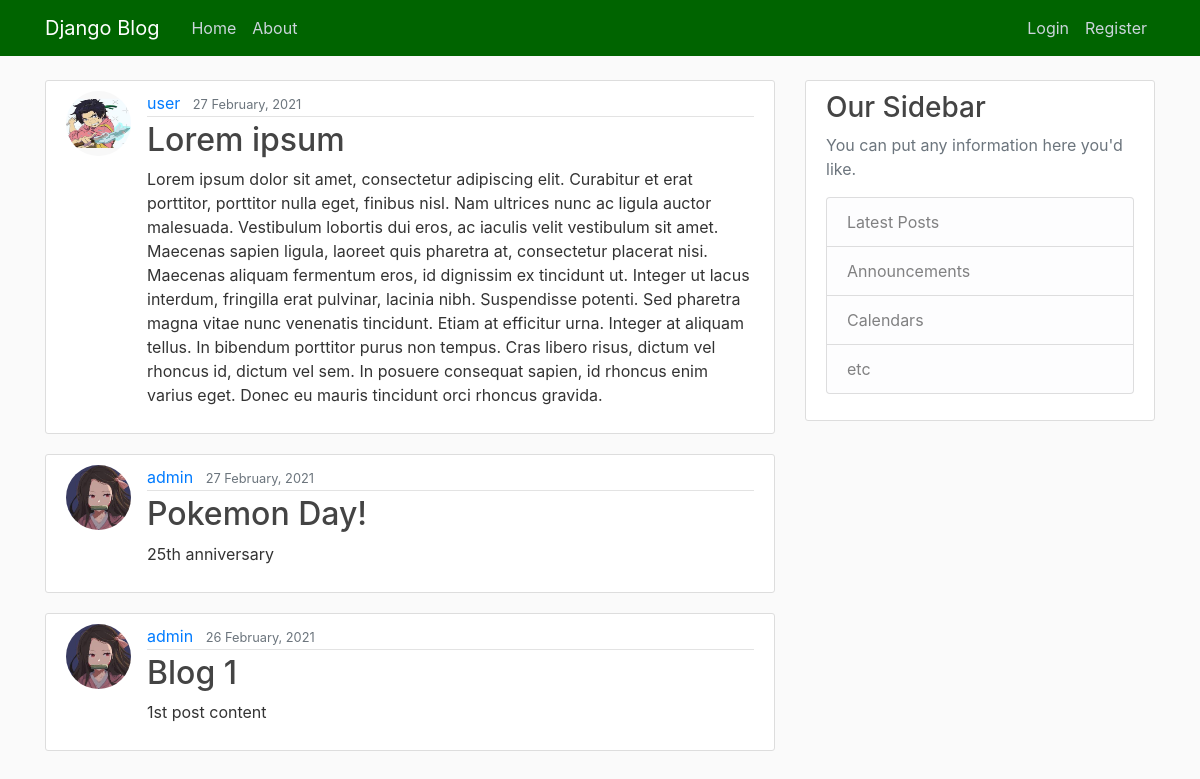
Before: / with the older database file.
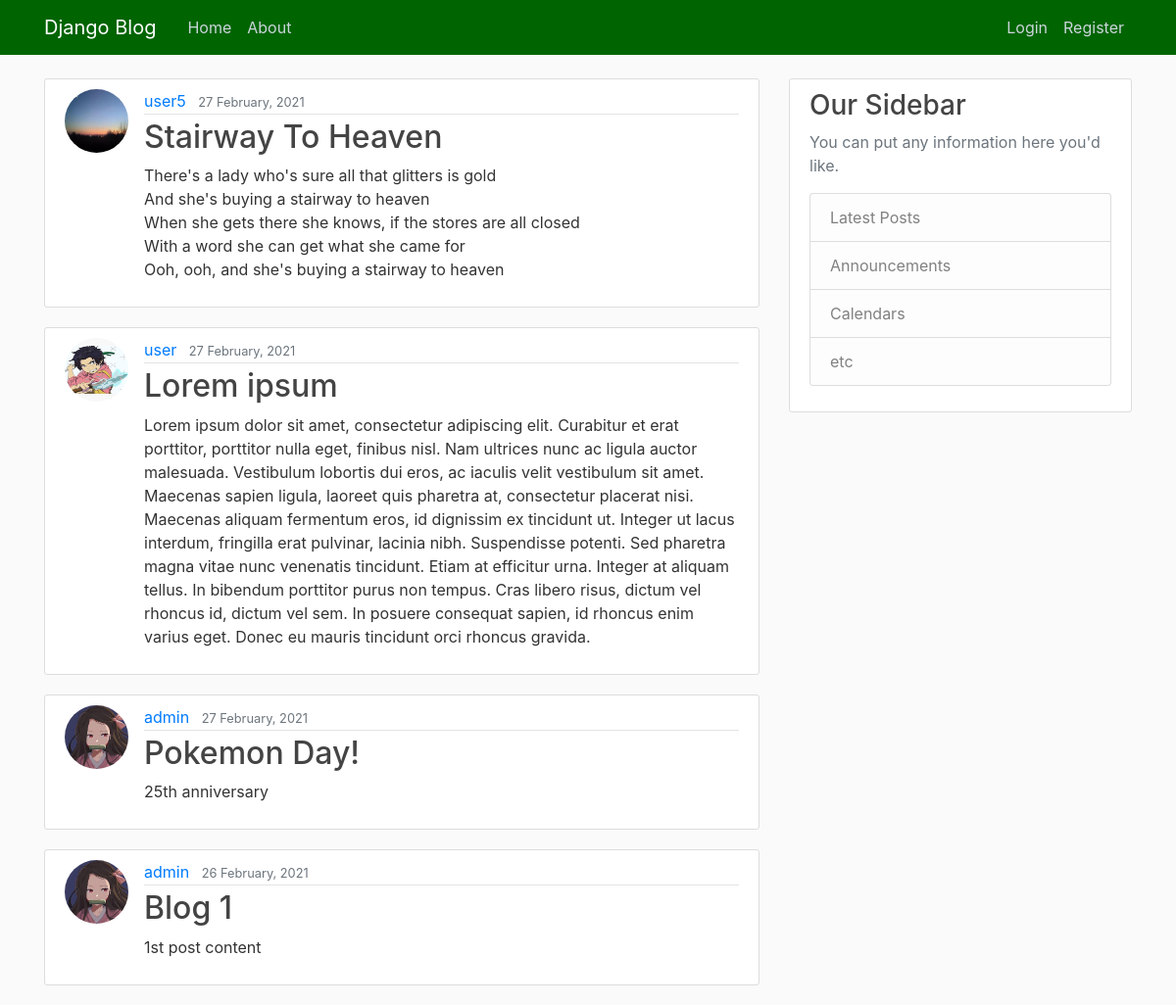
After: the same page with the newer database file.
### blog/models.py (models this page shows, shortened)
class Post(models.Model):
    title = models.CharField(max_length=100)
    content = models.TextField()
    date_posted = models.DateTimeField(default=timezone.now)
    author = models.ForeignKey(User, on_delete=models.CASCADE)

### users/models.py (models this page shows, shortened)
class Profile(models.Model):
    user = models.OneToOneField(User, on_delete=models.CASCADE)
    image = models.ImageField(default='default.jpg', upload_to='profile_pics')

### blog/views.py (the view)
# urls.py: path('', PostListView.as_view(), name='blog-home'),
class PostListView(ListView):
    model = Post
    template_name = 'blog/home.html'
    context_object_name = 'posts'
    ordering = ['-date_posted']

### blog/templates/blog/home.html
{% extends "blog/base.html" %}
{% block content %}
    {% for post in posts %}
        <article class="media content-section">
          <img class="rounded-circle article-img" src="{{ post.author.profile.image.url }}">
          <div class="media-body">
            <div class="article-metadata">
              <a class="mr-2" href="#">{{ post.author }}</a>
              <small class="text-muted">{{ post.date_posted|date:"d F, Y" }}</small>
            </div>
            <h2><a class="article-title" href="{% url 'post-detail' post.id %}">{{ post.title }}</a></h2>
            <p class="article-content">{{ post.content }}</p>
          </div>
        </article>
    {% endfor %}
{% endblock content %}

### blog/templates/blog/base.html (shortened to what this page needs)
{% load static %}
<!DOCTYPE html>
<html lang="en">
<head>
    <link rel="stylesheet" href="https://maxcdn.bootstrapcdn.com/bootstrap/4.0.0/css/bootstrap.min.css">
    <link rel="stylesheet" type="text/css" href="{% static 'blog/main.css' %}">
</head>
<body>
     <header class="site-header">
      <nav class="navbar navbar-expand-md navbar-dark bg-steel fixed-top">
        <div class="container">
          <a class="navbar-brand mr-4" href="{% url 'blog-home' %}">Django Blog</a>
          <div class="collapse navbar-collapse" id="navbarToggle">
            <div class="navbar-nav mr-auto">
              <a class="nav-item nav-link" href="{% url 'blog-home' %}">Home</a>
              <a class="nav-item nav-link" href="{% url 'blog-about' %}">About</a>
            </div>
            <div class="navbar-nav">
                {% if user.is_authenticated %}
                    <a class="nav-item nav-link" href="{% url 'post-create' %}">New post</a>
                    <a class="nav-item nav-link" href="{% url 'profile' %}">Profile</a>
                    <a class="nav-item nav-link" href="{% url 'logout' %}">Logout</a>
                {% else %}
              <a class="nav-item nav-link" href="{% url 'login' %}">Login</a>
              <a class="nav-item nav-link" href="{% url 'register' %}">Register</a>
                {% endif %}
            </div>
          </div>
        </div>
      </nav>
    </header>
    <main role="main" class="container">
      <div class="row">
        <div class="col-md-8">
          {% block content %}{% endblock %}
        </div>
        <div class="col-md-4">
          <div class="content-section">
            <h3>Our Sidebar</h3>
            <p class='text-muted'>You can put any information here you'd like.
              <ul class="list-group">
                <li class="list-group-item list-group-item-light">Latest Posts</li>
                <li class="list-group-item list-group-item-light">Announcements</li>
                <li class="list-group-item list-group-item-light">Calendars</li>
                <li class="list-group-item list-group-item-light">etc</li>
              </ul>
            </p>
          </div>
        </div>
      </div>
    </main>
</body>
</html>

### blog/static/blog/main.css (style rules this page uses)
body { background: #fafafa; color: #333333; margin-top: 5rem; }
h1, h2, h3, h4, h5, h6 { color: #444444; }
ul { margin: 0; }
.bg-steel { background-color: darkgreen; }
.site-header .navbar-nav .nav-link { color: #cbd5db; }
.content-section { background: #ffffff; padding: 10px 20px; border: 1px solid #dddddd; border-radius: 3px; margin-bottom: 20px; }
.article-title { color: #444444; }
.article-content { white-space: pre-line; }
.article-img { height: 65px; width: 65px; margin-right: 16px; }
.article-metadata { padding-bottom: 1px; margin-bottom: 4px; border-bottom: 1px solid #e3e3e3 }

Changed rows visible on the page:
added Post: author.profile.image (picture), author "user5", date_posted "27 February, 2021", title "Stairway To Heaven", content "There's a lady who's sure all that glitters is gold And she's buying a stairway to heaven When she gets there she knows, if the stores are all closed With a word she can get what she came for Ooh, ooh, and she's buying a stairway to heaven"
